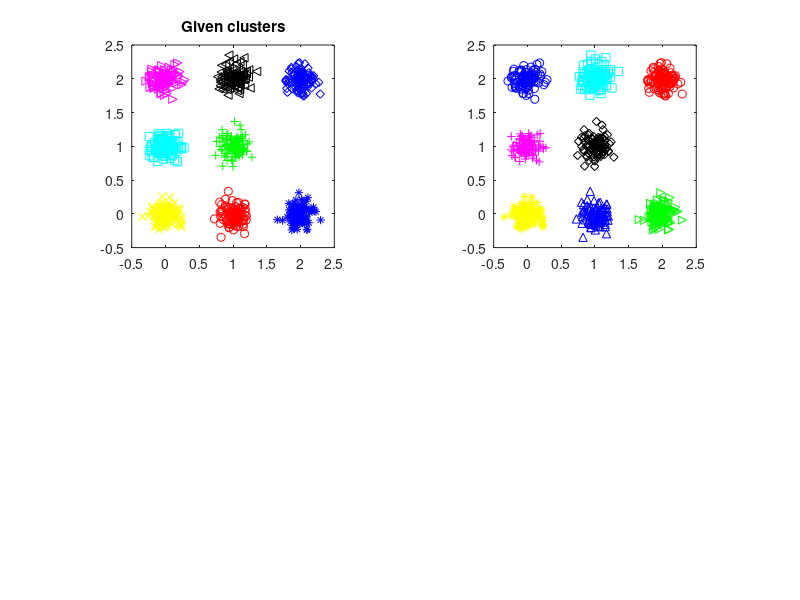

This chart was generated by the following MATLAB code: (Note: this script raises an error after producing the figure.)
close all; clear all; clc;

% TODO 0: try cross-clusters; only have a few columns of A, global sparse case,
% 10m rows and some columns, try to speed up; local sparse case, 10m rows,
% but the column indices for each row we have are different, this example
% comes from the kNN sparse similarity, we have value and index talk and
% skiny matrices. in computation, the k nn might be infered from different
% columns of information. fort example, 2 & 3 are close and indicated for
% point 2 but not for point 3. then when compute with point 3, we can use
% the information from pint 2.

% choose different eigensolvers, msol
% 1. eigs in matlab
% 2. Chebyshev preconditioner
% 3. coordinate descent with adaptive entry-wise update, TODO 3

% choose different clustering methods, mclc
% mclc = 1: symmetric normalized Laplaican
% mclc = 2: random walk normalized adjacency matrix

mclc = 2

% TODO 4: bi-clustering for a few times v.s. clustering with k eigenpairs
% TODO 5: whether we use k-means in the second step;

% prepare a toy example
fig = figure()
subplot(2,2,1);
npts = 100;
x1 = 1 + randn(npts,1)/9;
x2 =  randn(npts,1)/9;
x = [x1,x2];
plot(x1,x2,'or'); hold on;
x1 =  2 + randn(npts,1)/9;
x2 =  randn(npts,1)/9;
y = [x1,x2];
x = [x;y];
plot(x1,x2,'*b');
x1 =  1 + randn(npts,1)/9;
x2 =  1 + randn(npts,1)/9;
y = [x1,x2];
x = [x;y];
plot(x1,x2,'+g');
x1 =  randn(npts,1)/9;
x2 =  randn(npts,1)/9;
y = [x1,x2];
x = [x;y];
plot(x1,x2,'xy');
x1 =  randn(npts,1)/9;
x2 =  1+randn(npts,1)/9;
y = [x1,x2];
x = [x;y];
plot(x1,x2,'sc');
x1 =  randn(npts,1)/9;
x2 =  2 + randn(npts,1)/9;
y = [x1,x2];
x = [x;y];
plot(x1,x2,'>m');
x1 =  1+randn(npts,1)/9;
x2 =  2+randn(npts,1)/9;
y = [x1,x2];
x = [x;y];
plot(x1,x2,'<k');
x1 =  2+randn(npts,1)/9;
x2 =  2+randn(npts,1)/9;
y = [x1,x2];
x = [x;y];
plot(x1,x2,'db');

axis square;
title('Given clusters')

% compute the similarity matrix A and the matrix L
% TODO 1: design a matrix-free method so that we don't need to generate A,
% Lnorm, and P
npts=size(x,1);
sigma = 0.1;
A=zeros(npts,npts);
for i=1:npts
    for j=1:npts
        A(i,j) = exp(-norm(x(i,:)-x(j,:))^2/sigma);
    end
end
% binary example
% A = zeros(npts,npts);
% A(1:npts/4,1:npts/4) = 1;
% A(npts/2+1:end,npts/2+1:end) = 1;
% A(npts/4+1:npts/2,npts/4+1:npts/2) = 1;


D2inv = diag(1./sqrt(sum(A,2)));
Dinv = diag(1./(sum(A,2)));
Lnorm = eye(npts) - D2inv*A*D2inv; % symmetric normalized Laplacian
P = Dinv*A; % random walk normalized adjacency matrix


% find eigen pairs
% TODO 2: Lnorm matrix is too singular and needs preconditioning
switch mclc
    case 1
        [vec,val] = eigs(Lnorm,2,'smallestabs');
        vec = vec(:,2);
        idx = sign(vec - median(vec));
    case 2
        tic;
        for i = 1:10
            [vecr,valr] = eigs(P,3); % working
            idx1 = sign(vecr(:,1) - median(vecr(:,1)));
            m1 = median(vecr(find(idx1==1),2));
            m2 = median(vecr(find(idx1==-1),2));
            idx2 = zeros(npts);
            for j = 1:npts
                if idx1(j) == 1
                   idx2(j) = sign(vecr(j,2)-m1);
                else
                   idx2(j) = sign(vecr(j,2)-m2);
                end
            end
            m11 = median(vecr(find(idx1==1 & idx2==1),3));
            m12 = median(vecr(find(idx1==1 & idx2==-1),3));
            m21 = median(vecr(find(idx1==-1 & idx2==1),3));
            m22 = median(vecr(find(idx1==-1 & idx2==-1),3));
            idx3 = zeros(npts);
            for j = 1:npts
                if idx1(j)==1 & idx2(j)==1
                   idx3(j) = sign(vecr(j,3)-m11);
                elseif idx1(j)==1 & idx2(j)==-1
                   idx3(j) = sign(vecr(j,3)-m12);
                elseif idx1(j)==-1 & idx2(j)==1
                   idx3(j) = sign(vecr(j,3)-m21);
                else
                   idx3(j) = sign(vecr(j,3)-m22);
                end
            end
        end
        time = toc/10;
end

% visualize binary clustering
subplot(2,2,2);
loc = find(idx1==1 & idx2==1 & idx3==1);
plot(x(loc,1),x(loc,2),'or'); hold on;
loc = find(idx1==1 & idx2==1 & idx3==-1);
plot(x(loc,1),x(loc,2),'ob'); hold on;
loc = find(idx1==1 & idx2==-1 & idx3==1);
plot(x(loc,1),x(loc,2),'*y'); hold on;
loc = find(idx1==1 & idx2==-1 & idx3==-1);
plot(x(loc,1),x(loc,2),'+m'); hold on;
loc = find(idx1==-1 & idx2==1 & idx3==1);
plot(x(loc,1),x(loc,2),'sc'); hold on;
loc = find(idx1==-1 & idx2==1 & idx3==-1);
plot(x(loc,1),x(loc,2),'dk'); hold on;
loc = find(idx1==-1 & idx2==-1 & idx3==1);
plot(x(loc,1),x(loc,2),'>g'); hold on;
loc = find(idx1==-1 & idx2==-1 & idx3==-1);
plot(x(loc,1),x(loc,2),'^b'); hold on;
axis square;
title("Identified clusters (Binary," + num2str(time) + ")")

tic;
for i = 1:10
    [vecr,valr] = eigs(P,3);
    idx = kmeans(vecr, 8);
end
time = toc/10;
subplot(2,2,3);
loc = find(idx==1);
plot(x(loc,1),x(loc,2),'or'); hold on;
loc = find(idx==2);
plot(x(loc,1),x(loc,2),'^g'); hold on;
loc = find(idx==3);
plot(x(loc,1),x(loc,2),'>b'); hold on;
loc = find(idx==4);
plot(x(loc,1),x(loc,2),'<y'); hold on;
loc = find(idx==5);
plot(x(loc,1),x(loc,2),'sc'); hold on;
loc = find(idx==6);
plot(x(loc,1),x(loc,2),'dk'); hold on;
loc = find(idx==7);
plot(x(loc,1),x(loc,2),'+m'); hold on;
loc = find(idx==8);
plot(x(loc,1),x(loc,2),'+r'); hold on;
axis square;
title("Identified clusters (8-means," + num2str(time) + ")")
saveas(fig, 'sample.png')
exit
